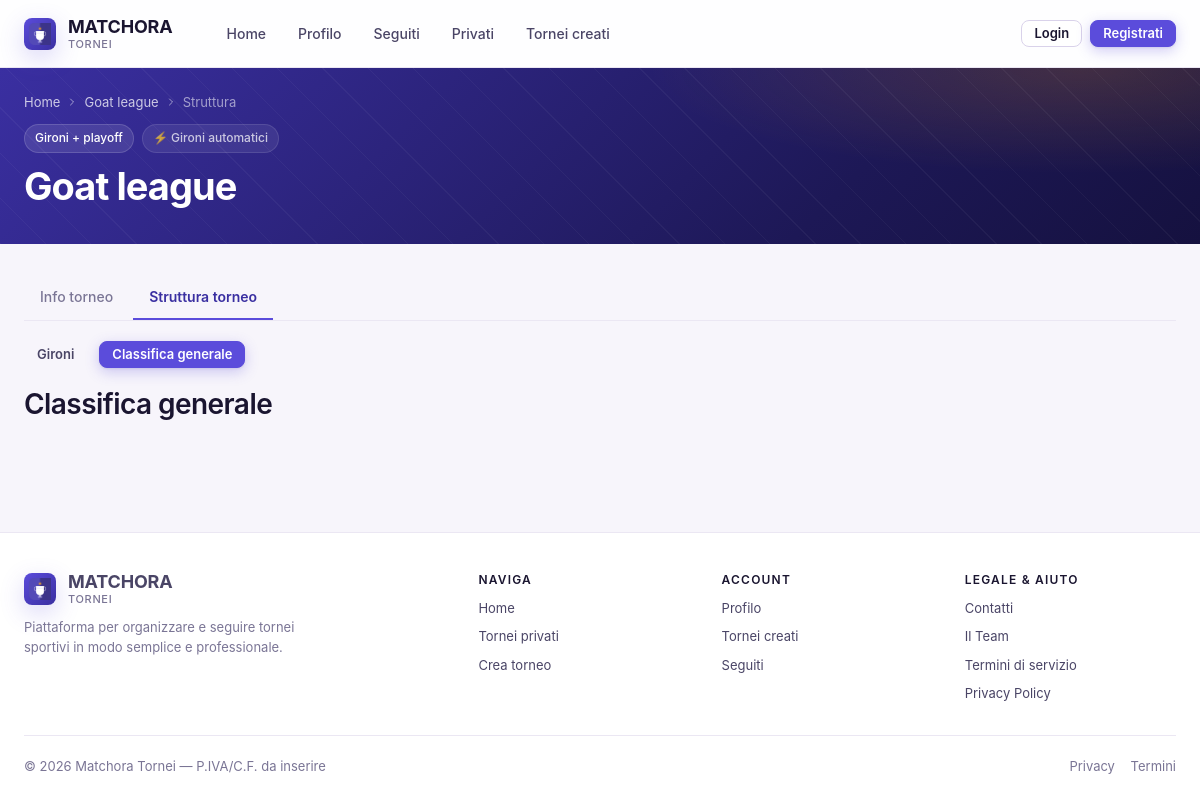
Before: /struttura_torneo.php?id=27 with the older database file.
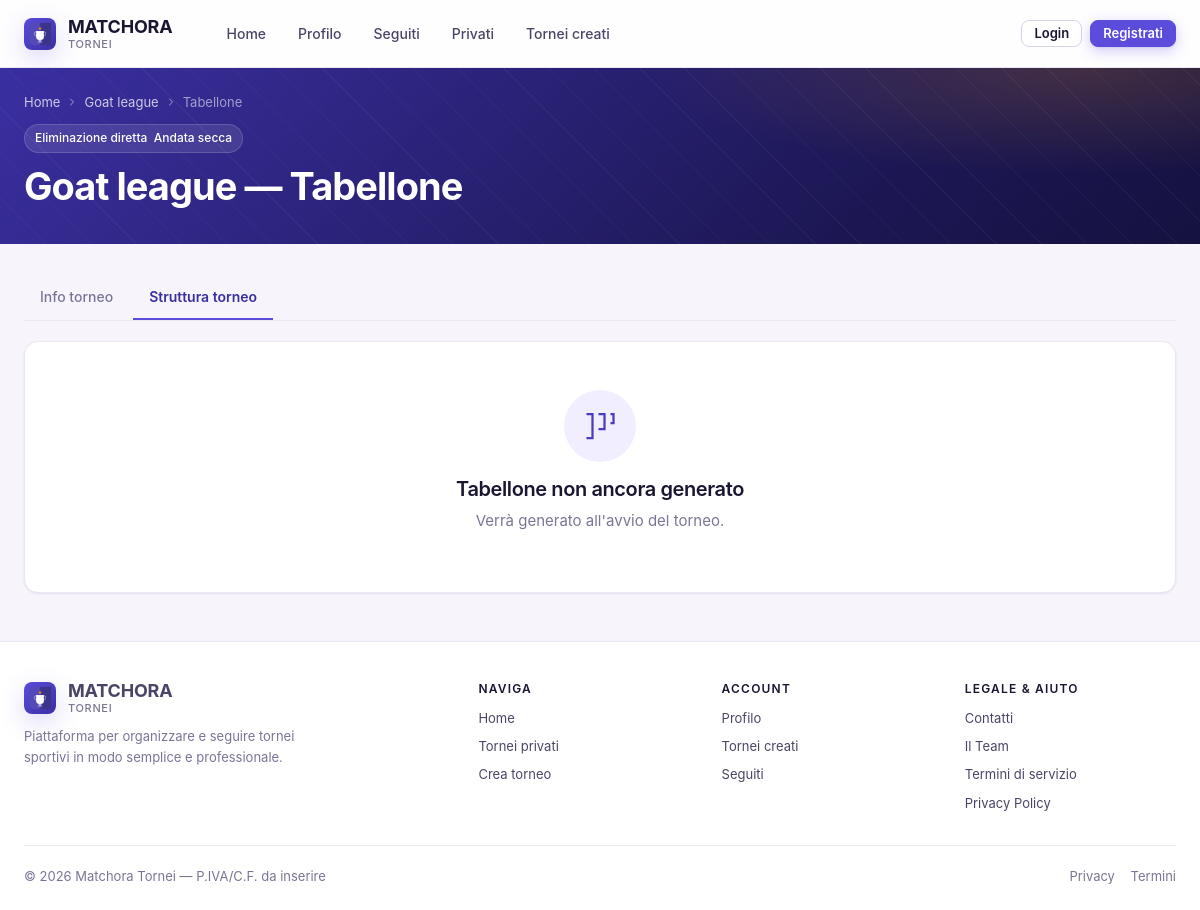
After: the same page with the newer database file.
### tables this page shows
CREATE TABLE `torneo` (
  `id` int(11) NOT NULL,
  `sport` varchar(255) NOT NULL,
  `nome` varchar(150) NOT NULL,
  `descrizione` varchar(255) DEFAULT NULL,
  `luogo` varchar(255) NOT NULL,
  `formato` enum('girone_unico','eliminazione_diretta','gironi_playoff') NOT NULL,
  `tipo_partita` enum('andata','andata_ritorno') NOT NULL,
  `visibilita` enum('pubblico','privato') NOT NULL DEFAULT 'pubblico',
  `numero_squadre` int(11) NOT NULL,
  `creato_da` int(11) NOT NULL,
  `stato` enum('aperto','in_corso','completato') NOT NULL DEFAULT 'aperto',
  `min_giocatori_per_squadra` int(11) NOT NULL,
  `max_giocatori_per_squadra` int(11) NOT NULL,
  `min_squadre` int(11) NOT NULL DEFAULT 2,
  `data_chiusura_iscrizioni` datetime NOT NULL,
  `codice_privato` varchar(8) DEFAULT NULL
);

### components/torneo_misto.php (the view, shortened to what this page needs)
<?php
include_once("conf/db_config.php");
$torneo_id = isset($_GET['id']) ? (int)$_GET['id'] : null;
$view      = $_GET['view'] ?? 'classifica';
$stmt = $conn->prepare("SELECT * FROM torneo WHERE id = ?");
$stmt->bind_param("i", $torneo_id);
$stmt->execute();
$torneo = $stmt->get_result()->fetch_assoc();
$formato     = $torneo['formato'];
$gironi_mode = $torneo['gironi_mode'] ?? 'auto';
require_once('templates/header.php');
?>
<header class="t-hero">
    <div class="m-container">
        <div class="t-breadcrumb">
            <a href="index.php">Home</a>
            <svg viewBox="0 0 24 24" fill="none" stroke="currentColor" stroke-width="2" stroke-linecap="round"><polyline points="9 18 15 12 9 6"/></svg>
            <a href="dettagli_torneo.php?id=<?= (int)$torneo_id ?>"><?= htmlspecialchars($torneo['nome']) ?></a>
            <svg viewBox="0 0 24 24" fill="none" stroke="currentColor" stroke-width="2" stroke-linecap="round"><polyline points="9 18 15 12 9 6"/></svg>
            <span>Struttura</span>
        </div>
        <div style="display: flex; gap: 8px; margin-bottom: var(--m-3); flex-wrap: wrap;">
            <span class="t-chip">Gironi + playoff</span>
            <?php if ($formato === 'gironi_playoff'): ?>
                <span class="t-chip" style="opacity:.75; font-size:12px;">
                    <?= $gironi_mode === 'auto' ? '⚡ Gironi automatici' : '✋ Gironi manuali' ?>
                </span>
            <?php endif; ?>
        </div>
        <h1><?= htmlspecialchars($torneo['nome']) ?></h1>
    </div>
</header>
<main class="m-page">
    <div class="m-container">
        <div class="m-tabs">
            <a href="dettagli_torneo.php?id=<?= (int)$torneo_id ?>" class="m-tab">Info torneo</a>
            <a href="struttura_torneo.php?id=<?= (int)$torneo_id ?>" class="m-tab m-tab--active">Struttura torneo</a>
        </div>
        <?php if ($formato === 'gironi_playoff'): ?>
            <div class="m-row m-mb-5">
                <a href="?id=<?= (int)$torneo_id ?>&view=gironi"
                   class="m-btn <?= $view === 'gironi' ? 'm-btn--primary' : 'm-btn--ghost' ?> m-btn--sm">Gironi</a>
                <a href="?id=<?= (int)$torneo_id ?>&view=classifica"
                   class="m-btn <?= $view === 'classifica' ? 'm-btn--primary' : 'm-btn--ghost' ?> m-btn--sm">Classifica generale</a>
            </div>
        <?php endif; ?>
<?php
if ($view === 'classifica'):
?>
<h2 class="m-mb-5">Classifica generale</h2>
<?php
endif; ?>
    </div>
</main>
<?php require_once('templates/footer.php'); ?>

### components/torneo_elim_diretta.php (shortened to what this page needs)
<?php
include_once("conf/db_config.php");
$torneo_id = $_GET['id'] ?? null;
$stmt = $conn->prepare("SELECT * FROM torneo WHERE id = ?");
$stmt->bind_param("i", $torneo_id);
$stmt->execute();
$torneo = $stmt->get_result()->fetch_assoc();
$tipo_partita = $torneo['tipo_partita'];
$partitePerTurno = [];
require_once('templates/header.php');
?>
<header class="t-hero">
    <div class="m-container">
        <div class="t-breadcrumb">
            <a href="index.php">Home</a>
            <svg viewBox="0 0 24 24" fill="none" stroke="currentColor" stroke-width="2" stroke-linecap="round"><polyline points="9 18 15 12 9 6"/></svg>
            <a href="dettagli_torneo.php?id=<?= (int)$torneo_id ?>"><?= htmlspecialchars($torneo['nome']) ?></a>
            <svg viewBox="0 0 24 24" fill="none" stroke="currentColor" stroke-width="2" stroke-linecap="round"><polyline points="9 18 15 12 9 6"/></svg>
            <span>Tabellone</span>
        </div>
        <div style="display: flex; gap: 8px; margin-bottom: var(--m-3); flex-wrap: wrap;">
            <span class="t-chip">Eliminazione diretta &nbsp;<?= $tipo_partita === 'andata_ritorno' ? 'A/R' : 'Andata secca' ?></span>
        </div>
        <h1><?= htmlspecialchars($torneo['nome']) ?> &mdash; Tabellone</h1>
    </div>
</header>
<main class="m-page">
    <div class="m-container">
        <div class="m-tabs">
            <a href="dettagli_torneo.php?id=<?= (int)$torneo_id ?>" class="m-tab">Info torneo</a>
            <a href="struttura_torneo.php?id=<?= (int)$torneo_id ?>" class="m-tab m-tab--active">Struttura torneo</a>
        </div>
        <?php if(empty($partitePerTurno)): ?>
            <div class="m-empty">
                <div class="m-empty__icon">
                    <svg width="36" height="36" viewBox="0 0 24 24" fill="none" stroke="currentColor" stroke-width="1.5"><polyline points="3 4 7 4 7 20 3 20"/><polyline points="11 4 15 4 15 14 11 14"/><polyline points="19 4 21 4 21 10 19 10"/></svg>
                </div>
                <h3>Tabellone non ancora generato</h3>
                <p class="m-muted">Verrà generato all'avvio del torneo.</p>
            </div>
        <?php endif; ?>
    </div>
</main>
<?php require_once('templates/footer.php'); ?>

Changed rows visible on the page:
changed torneo "Goat league": formato "gironi_playoff" → "eliminazione_diretta" (drawn)
Other visible differences:
text no longer shown: "Struttura Gironi + playoff ⚡ Gironi automatici Gironi Classifica generale Classifica generale"
text now shown: "Tabellone Eliminazione diretta Andata secca — Tabellone Tabellone non ancora generato Verrà generato all'avvio del torneo."
